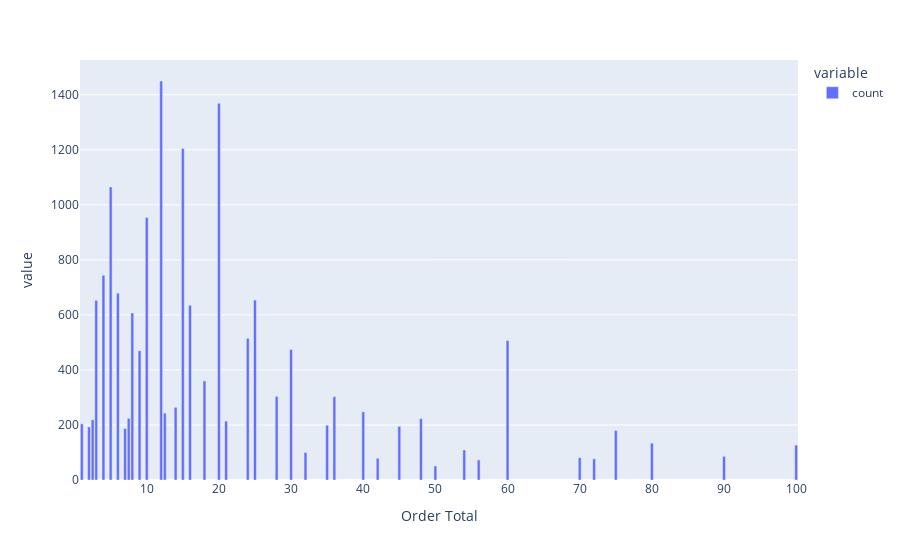

The cell this chart's notebook holds for it:
### Code cell
px.bar(df['Order Total'].value_counts())
##right skewed data, most orders are cheap

### Figure 1 — Plotly figure (JSON) as saved in the notebook; plotly's stock layout.template omitted (floating-point values rounded to 4 significant figures)
{"data": [{"hovertemplate": "variable=count<br>Order Total=%{x}<br>value=%{y}<extra></extra>", "legendgroup": "count", "marker": {"color": "#636efa", "pattern": {"shape": ""}}, "name": "count", "orientation": "v", "showlegend": true, "textposition": "auto", "type": "bar", "x": [12.0, 20.0, 15.0, 5.0, 10.0, 4.0, 6.0, 25.0, 3.0, 16.0, 8.0, 24.0, 60.0, 30.0, 9.0, 18.0, 28.0, 36.0, 14.0, 40.0, 12.5, 7.5, 48.0, 2.5, 21.0, 1.0, 35.0, 45.0, 2.0, 7.0, 75.0, 80.0, 100.0, 54.0, 32.0, 90.0, 70.0, 42.0, 72.0, 56.0, 50.0], "xaxis": "x", "y": [1450, 1369, 1205, 1065, 954, 744, 679, 654, 653, 635, 607, 515, 507, 474, 470, 360, 304, 303, 264, 248, 243, 224, 223, 219, 214, 204, 199, 195, 193, 187, 180, 134, 127, 109, 100, 86, 81, 79, 77, 73, 51], "yaxis": "y"}], "layout": {"barmode": "relative", "legend": {"title": {"text": "variable"}, "tracegroupgap": 0}, "margin": {"t": 60}, "xaxis": {"anchor": "y", "domain": [0, 1], "title": {"text": "Order Total"}}, "yaxis": {"anchor": "x", "domain": [0, 1], "title": {"text": "value"}}}}
